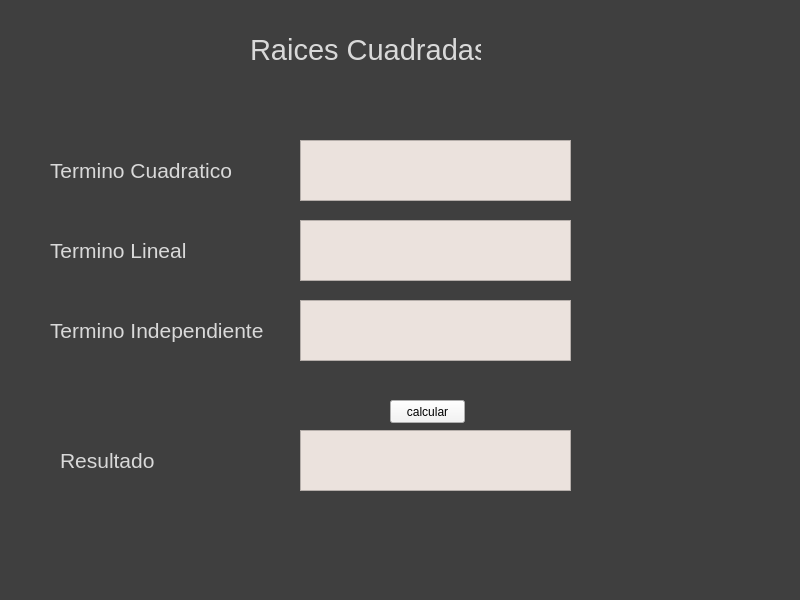
<?xml version="1.0" encoding="UTF-8"?>
<ui version="4.0">
 <class>MainWindow</class>
 <widget class="QMainWindow" name="MainWindow">
  <property name="geometry">
   <rect>
    <x>0</x>
    <y>0</y>
    <width>800</width>
    <height>600</height>
   </rect>
  </property>
  <property name="windowTitle">
   <string>MainWindow</string>
  </property>
  <property name="styleSheet">
   <string notr="true">background-color: rgb(63, 63, 63);</string>
  </property>
  <widget class="QWidget" name="centralwidget">
   <widget class="QLabel" name="label">
    <property name="geometry">
     <rect>
      <x>250</x>
      <y>30</y>
      <width>231</width>
      <height>41</height>
     </rect>
    </property>
    <property name="text">
     <string>&lt;html&gt;&lt;head/&gt;&lt;body&gt;&lt;p&gt;&lt;span style=&quot; font-size:22pt; color:#d9d9d9;&quot;&gt;Raices Cuadradas&lt;/span&gt;&lt;/p&gt;&lt;/body&gt;&lt;/html&gt;</string>
    </property>
   </widget>
   <widget class="QLabel" name="label_2">
    <property name="geometry">
     <rect>
      <x>50</x>
      <y>150</y>
      <width>191</width>
      <height>41</height>
     </rect>
    </property>
    <property name="text">
     <string>&lt;html&gt;&lt;head/&gt;&lt;body&gt;&lt;p&gt;&lt;span style=&quot; font-size:16pt; color:#d9d9d9;&quot;&gt;Termino Cuadratico&lt;/span&gt;&lt;/p&gt;&lt;/body&gt;&lt;/html&gt;</string>
    </property>
   </widget>
   <widget class="QLabel" name="label_3">
    <property name="geometry">
     <rect>
      <x>50</x>
      <y>230</y>
      <width>191</width>
      <height>41</height>
     </rect>
    </property>
    <property name="text">
     <string>&lt;html&gt;&lt;head/&gt;&lt;body&gt;&lt;p&gt;&lt;span style=&quot; font-size:16pt; color:#d9d9d9;&quot;&gt;Termino Lineal&lt;/span&gt;&lt;/p&gt;&lt;/body&gt;&lt;/html&gt;</string>
    </property>
   </widget>
   <widget class="QLabel" name="label_4">
    <property name="geometry">
     <rect>
      <x>50</x>
      <y>310</y>
      <width>231</width>
      <height>41</height>
     </rect>
    </property>
    <property name="text">
     <string>&lt;html&gt;&lt;head/&gt;&lt;body&gt;&lt;p&gt;&lt;span style=&quot; font-size:16pt; color:#d9d9d9;&quot;&gt;Termino Independiente&lt;/span&gt;&lt;/p&gt;&lt;/body&gt;&lt;/html&gt;</string>
    </property>
   </widget>
   <widget class="QTextEdit" name="cuadratico">
    <property name="geometry">
     <rect>
      <x>300</x>
      <y>140</y>
      <width>271</width>
      <height>61</height>
     </rect>
    </property>
    <property name="styleSheet">
     <string notr="true">background-color: rgb(235, 226, 221);</string>
    </property>
   </widget>
   <widget class="QTextEdit" name="lineal">
    <property name="geometry">
     <rect>
      <x>300</x>
      <y>220</y>
      <width>271</width>
      <height>61</height>
     </rect>
    </property>
    <property name="styleSheet">
     <string notr="true">background-color: rgb(235, 226, 221);</string>
    </property>
   </widget>
   <widget class="QTextEdit" name="independiente">
    <property name="geometry">
     <rect>
      <x>300</x>
      <y>300</y>
      <width>271</width>
      <height>61</height>
     </rect>
    </property>
    <property name="styleSheet">
     <string notr="true">background-color: rgb(235, 226, 221);</string>
    </property>
   </widget>
   <widget class="QPushButton" name="calcular">
    <property name="geometry">
     <rect>
      <x>390</x>
      <y>400</y>
      <width>75</width>
      <height>23</height>
     </rect>
    </property>
    <property name="styleSheet">
     <string notr="true">background-color: rgb(244, 244, 244);</string>
    </property>
    <property name="text">
     <string>calcular</string>
    </property>
   </widget>
   <widget class="QLabel" name="label_5">
    <property name="geometry">
     <rect>
      <x>60</x>
      <y>440</y>
      <width>101</width>
      <height>41</height>
     </rect>
    </property>
    <property name="text">
     <string>&lt;html&gt;&lt;head/&gt;&lt;body&gt;&lt;p&gt;&lt;span style=&quot; font-size:16pt; color:#d9d9d9;&quot;&gt;Resultado&lt;/span&gt;&lt;/p&gt;&lt;/body&gt;&lt;/html&gt;</string>
    </property>
   </widget>
   <widget class="QTextEdit" name="result">
    <property name="geometry">
     <rect>
      <x>300</x>
      <y>430</y>
      <width>271</width>
      <height>61</height>
     </rect>
    </property>
    <property name="styleSheet">
     <string notr="true">background-color: rgb(235, 226, 221);</string>
    </property>
   </widget>
  </widget>
  <widget class="QMenuBar" name="menubar">
   <property name="geometry">
    <rect>
     <x>0</x>
     <y>0</y>
     <width>800</width>
     <height>21</height>
    </rect>
   </property>
  </widget>
  <widget class="QStatusBar" name="statusbar"/>
 </widget>
 <resources/>
 <connections/>
</ui>
